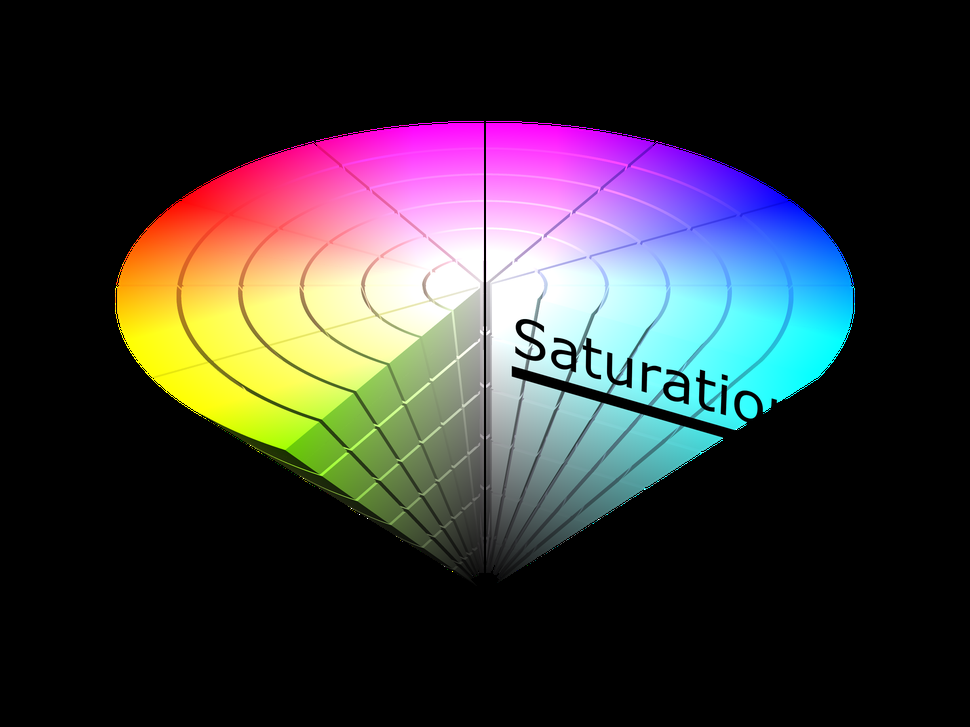
#> input picture Images/sdd.png, 970 x 727 px, shrunk from 2400 x 1800 before the run, given in place of nature1.jpg, which was not available
$ jupyter execute Color_Spaces.ipynb   (text cells are left out)
#> lines starting #> are read from the running program, lines starting #| are printed output that depends on the picture; pictures that were not available may be replaced by others from this repository, and a replacement may not be noted
[cell 1]
# Our Setup, Import Libaries, Create our Imshow Function and Download our Images
import cv2
import numpy as np
from matplotlib import pyplot as plt

# Define our imshow function
def imshow(title = "Image", image = None, size = 10):
    w, h = image.shape[0], image.shape[1]
    aspect_ratio = w/h
    plt.figure(figsize=(size * aspect_ratio,size))
    plt.imshow(cv2.cvtColor(image, cv2.COLOR_BGR2RGB))
    plt.title(title)
    plt.show()

[cell 2]
image = cv2.imread('./images/nature1.jpg')
#> image is the input picture: shape (727, 970, 3); mean B, G, R 54.8, 53.2, 55.5

[cell 3]
imshow("Original",image)

[cell 4]
B, G, R = cv2.split(image)
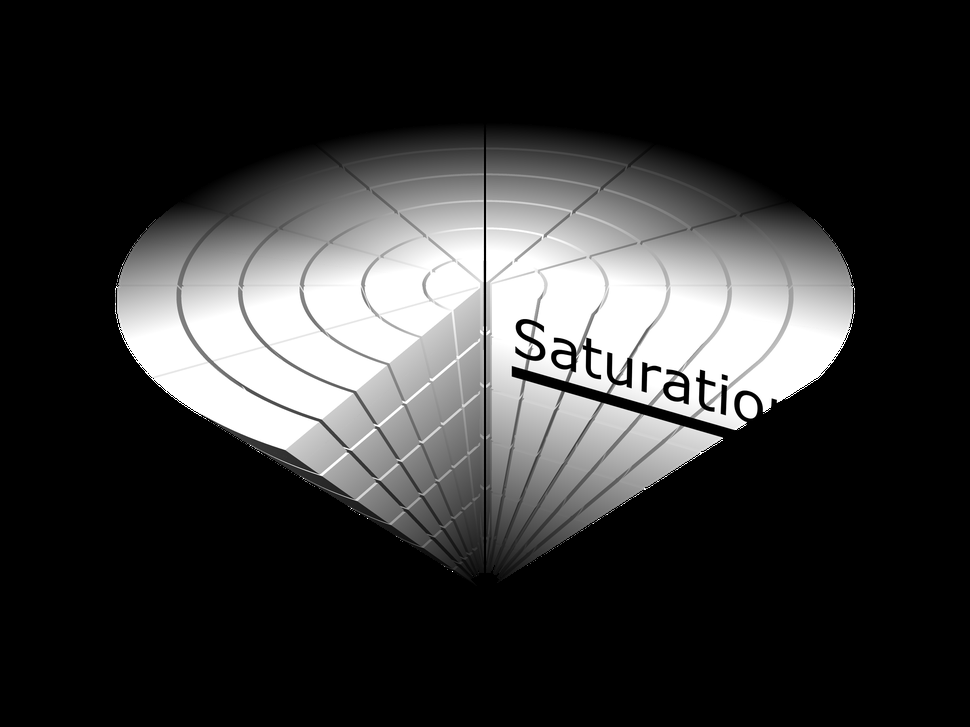
#> G: shape (727, 970); min 0, max 255, mean 53.2
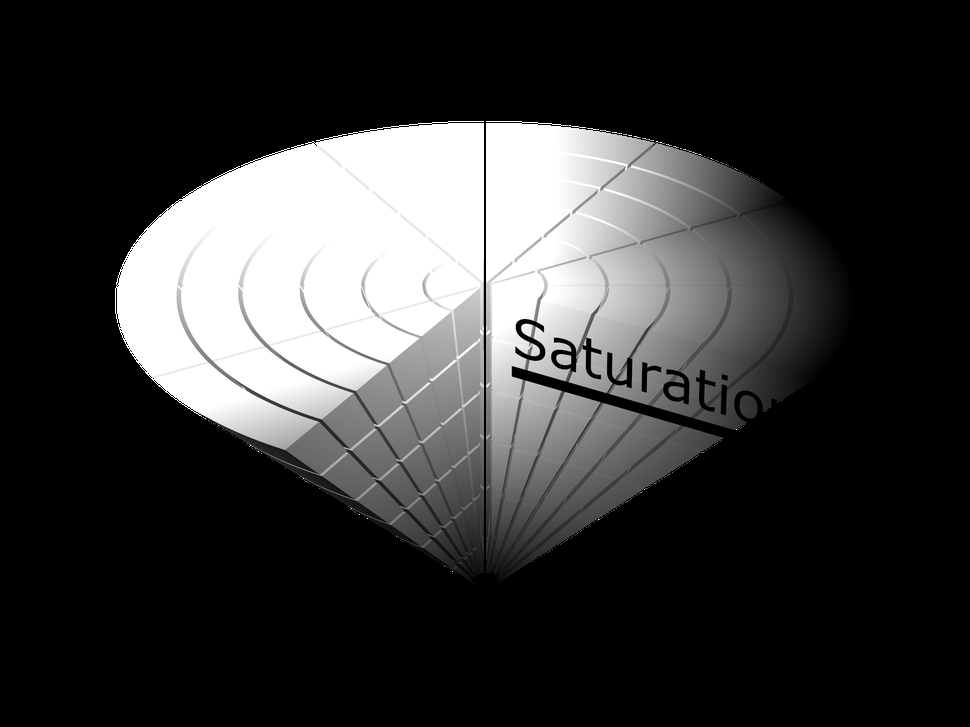
#> R: shape (727, 970); min 0, max 255, mean 55.5
print(B.shape)
#| (727, 970)
print(G.shape)
#| (727, 970)
print(R.shape)
#| (727, 970)

[cell 5]
imshow("Blue Channel Only", B)

[cell 6]
zeros = np.zeros(image.shape[:2],dtype="uint8")

[cell 7]
imshow("Red",cv2.merge([zeros,zeros,R]))

[cell 8]
imshow("Green",cv2.merge([zeros,G,zeros]))

[cell 9]
imshow("Blue",cv2.merge([B,zeros,zeros]))

[cell 10]
imshow("Red Boosted",cv2.merge([B,G,R+100]))

[cell 11]
imshow("Green deintensified",cv2.merge([B,G-200,R]))
#> in imshow (call 7), `plt.imshow(cv2.cvtColor(image, cv2.COLOR_BGR2RGB))`:
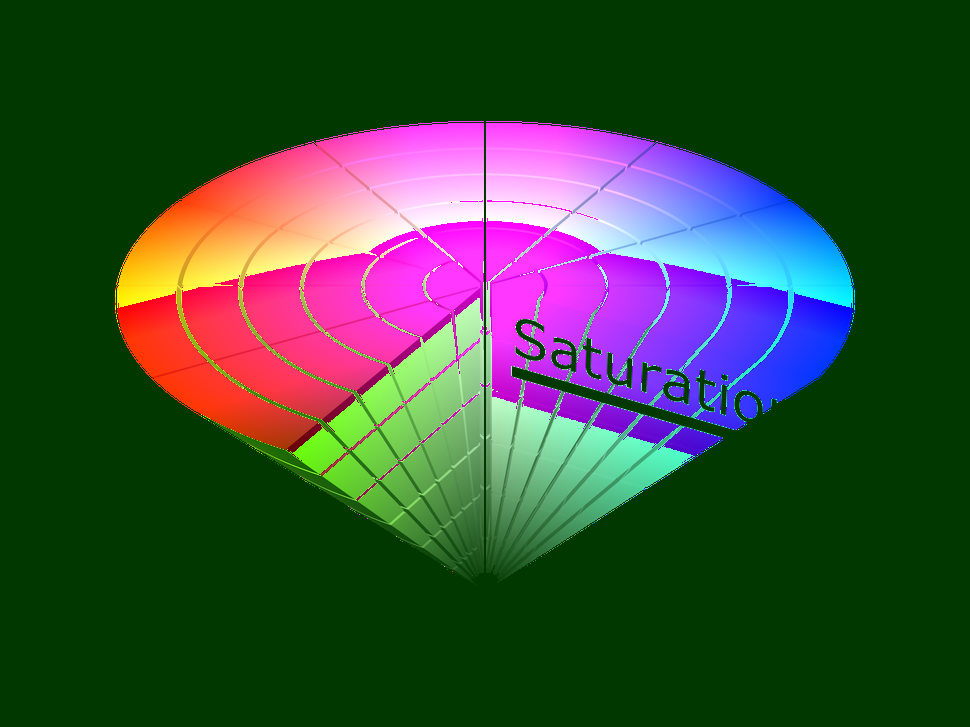
#> image: shape (727, 970, 3); mean of channels 0, 1, 2 54.8, 75.9, 55.5; drawn as B, G, R

[cell 12]
hsvImage = cv2.imread('./images/HSV_color_solid_cone.jpg')
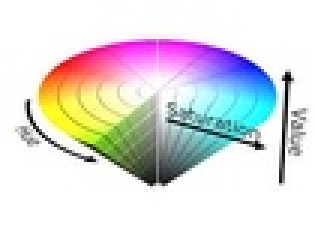
#> input picture Images/HSV_color_solid_cone.jpg, 105 x 78 px, shrunk from 259 x 194 before the run, found by its file name (shown 3 times larger)
#> hsvImage is the input picture: shape (78, 105, 3); mean B, G, R 221.4, 220.6, 222.3
imshow("HSV Color Space",hsvImage)

[cell 13]
image = cv2.imread('./images/nature1.jpg')

# Convert to HSV
hsv_image = cv2.cvtColor(image, cv2.COLOR_BGR2HSV)
#> hsv_image: shape (727, 970, 3); mean H, S, V 26.9, 41.2, 70.8
imshow('HSV', hsv_image)
#> in imshow (call 9), `plt.show()`:
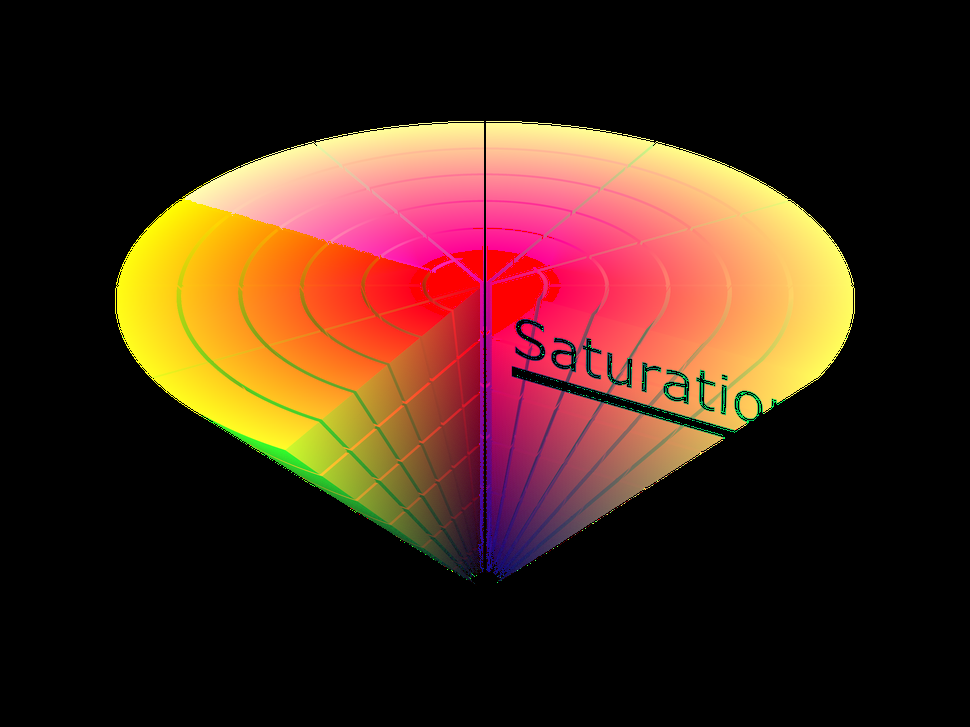
#> shown: shape (727, 970, 3); mean R, G, B 70.8, 41.2, 26.9

[cell 14]
# Switching back to viewing the RGB representation
imshow("Hue", hsv_image[:, :, 0])
imshow("Saturation", hsv_image[:, :, 1])
#> in imshow (call 11), `plt.imshow(cv2.cvtColor(image, cv2.COLOR_BGR2RGB))`:
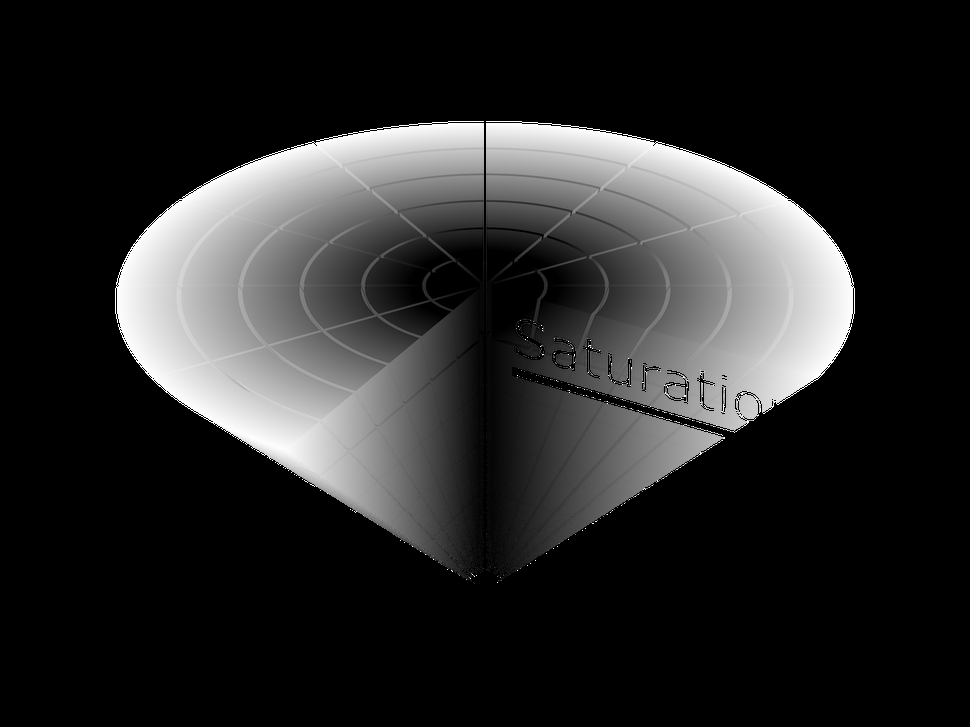
#> image: shape (727, 970); min 0, max 255, mean 41.2
imshow("Value", hsv_image[:, :, 2])
#> in imshow (call 12), `plt.imshow(cv2.cvtColor(image, cv2.COLOR_BGR2RGB))`:
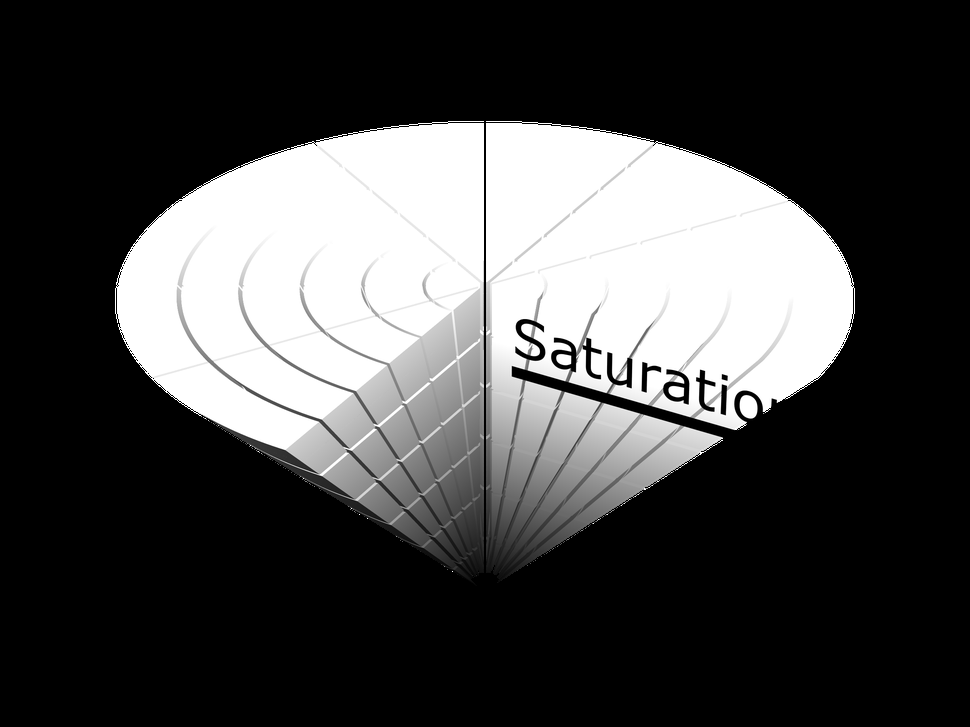
#> image: shape (727, 970); min 0, max 255, mean 70.8
